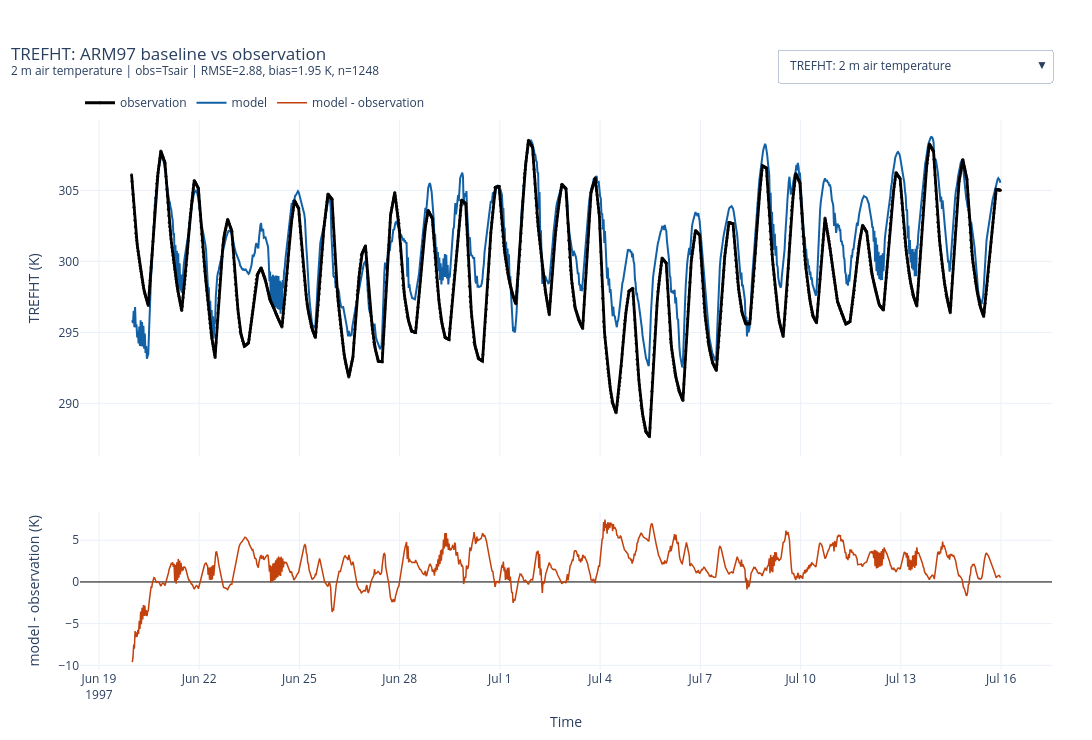

The code cell stored with this chart in its notebook:
### Markdown cell above
## Interactive Surface Comparison

Use the dropdown to switch variables. The top panel overlays model and observation; the bottom panel shows `model - observation` on the model time axis.

### Code cell
def title_for(name, d):
    s = d["stats"]
    return (
        f"{name}: ARM97 baseline vs observation"
        f"<br><sup>{d['spec'].description} | obs={d['spec'].obs} | "
        f"RMSE={s['rmse']:.3g}, bias={s['bias']:.3g} {d['spec'].units}, n={s['n']}</sup>"
    )

names = list(DATA)
fig = make_subplots(
    rows=2,
    cols=1,
    shared_xaxes=True,
    vertical_spacing=0.10,
    row_heights=[0.68, 0.32],
)

buttons = []
TRACES_PER_VARIABLE = 3
for i, name in enumerate(names):
    d = DATA[name]
    visible = i == 0
    fig.add_trace(
        go.Scatter(
            x=d["model_dates"],
            y=d["model_values"],
            mode="lines",
            name="model",
            legendrank=2,
            line=dict(color="#1261A6", width=2.0),
            visible=visible,
            hovertemplate="%{x}<br>model=%{y:.4g}<extra></extra>",
        ),
        row=1,
        col=1,
    )
    fig.add_trace(
        go.Scatter(
            x=d["obs_dates"],
            y=d["obs_native"],
            mode="lines+markers",
            name="observation",
            legendrank=1,
            line=dict(color="black", width=2.8),
            marker=dict(color="black", size=3, opacity=0.85),
            visible=visible,
            hovertemplate="%{x}<br>obs=%{y:.4g}<extra></extra>",
        ),
        row=1,
        col=1,
    )
    fig.add_trace(
        go.Scatter(
            x=d["model_dates"],
            y=d["diff"],
            mode="lines",
            name="model - observation",
            legendrank=3,
            line=dict(color="#C2410C", width=1.5),
            visible=visible,
            hovertemplate="%{x}<br>model - obs=%{y:.4g}<extra></extra>",
        ),
        row=2,
        col=1,
    )

    mask = [False] * (len(names) * TRACES_PER_VARIABLE)
    mask[i * TRACES_PER_VARIABLE : i * TRACES_PER_VARIABLE + TRACES_PER_VARIABLE] = [True] * TRACES_PER_VARIABLE
    buttons.append(
        dict(
            label=f"{name}: {d['spec'].description}",
            method="update",
            args=[
                {"visible": mask},
                {
                    "title.text": title_for(name, d),
                    "yaxis.title.text": f"{name} ({d['spec'].units})",
                    "yaxis2.title.text": f"model - observation ({d['spec'].units})",
                },
            ],
        )
    )

first = DATA[names[0]]
fig.update_layout(
    title=dict(text=title_for(names[0], first), x=0.01, xanchor="left"),
    template="plotly_white",
    height=740,
    width=1120,
    hovermode="x unified",
    margin=dict(l=80, r=40, t=120, b=70),
    legend=dict(orientation="h", yanchor="bottom", y=1.005, xanchor="left", x=0),
    updatemenus=[
        dict(type="dropdown", x=1.0, y=1.13, xanchor="right", yanchor="top", buttons=buttons, showactive=True)
    ],
)
fig.update_xaxes(showticklabels=False, row=1, col=1)
fig.update_xaxes(title="Time", row=2, col=1)
fig.update_yaxes(title=f"{names[0]} ({first['spec'].units})", row=1, col=1)
fig.update_yaxes(
    title=f"model - observation ({first['spec'].units})",
    zeroline=True,
    zerolinewidth=1,
    zerolinecolor="black",
    row=2,
    col=1,
)
fig.show()

### Figure 1 — Plotly figure (JSON) as saved in the notebook; plotly's stock layout.template omitted (floating-point values rounded to 4 significant figures; data arrays with more than 128 entries replaced by an {"elided": "..."} marker saying what was removed)
{"data": [{"hovertemplate": "%{x}<br>model=%{y:.4g}<extra></extra>", "legendrank": 2, "line": {"color": "#1261A6", "width": 2}, "mode": "lines", "name": "model", "type": "scatter", "visible": true, "x": {"elided": "1249 str values"}, "xaxis": "x", "y": {"elided": "1249 float values"}, "yaxis": "y"}, {"hovertemplate": "%{x}<br>obs=%{y:.4g}<extra></extra>", "legendrank": 1, "line": {"color": "black", "width": 2.8}, "marker": {"color": "black", "opacity": 0.85, "size": 3}, "mode": "lines+markers", "name": "observation", "type": "scatter", "visible": true, "x": {"elided": "1873 str values"}, "xaxis": "x", "y": {"elided": "1873 float values"}, "yaxis": "y"}, {"hovertemplate": "%{x}<br>model - obs=%{y:.4g}<extra></extra>", "legendrank": 3, "line": {"color": "#C2410C", "width": 1.5}, "mode": "lines", "name": "model - observation", "type": "scatter", "visible": true, "x": {"elided": "1249 str values"}, "xaxis": "x2", "y": {"elided": "1249 float values"}, "yaxis": "y2"}, {"hovertemplate": "%{x}<br>model=%{y:.4g}<extra></extra>", "legendrank": 2, "line": {"color": "#1261A6", "width": 2}, "mode": "lines", "name": "model", "type": "scatter", "visible": false, "x": {"elided": "1249 str values"}, "xaxis": "x", "y": {"elided": "1249 float values"}, "yaxis": "y"}, {"hovertemplate": "%{x}<br>obs=%{y:.4g}<extra></extra>", "legendrank": 1, "line": {"color": "black", "width": 2.8}, "marker": {"color": "black", "opacity": 0.85, "size": 3}, "mode": "lines+markers", "name": "observation", "type": "scatter", "visible": false, "x": {"elided": "1873 str values"}, "xaxis": "x", "y": {"elided": "1873 float values"}, "yaxis": "y"}, {"hovertemplate": "%{x}<br>model - obs=%{y:.4g}<extra></extra>", "legendrank": 3, "line": {"color": "#C2410C", "width": 1.5}, "mode": "lines", "name": "model - observation", "type": "scatter", "visible": false, "x": {"elided": "1249 str values"}, "xaxis": "x2", "y": {"elided": "1249 float values"}, "yaxis": "y2"}, {"hovertemplate": "%{x}<br>model=%{y:.4g}<extra></extra>", "legendrank": 2, "line": {"color": "#1261A6", "width": 2}, "mode": "lines", "name": "model", "type": "scatter", "visible": false, "x": {"elided": "1249 str values"}, "xaxis": "x", "y": {"elided": "1249 float values"}, "yaxis": "y"}, {"hovertemplate": "%{x}<br>obs=%{y:.4g}<extra></extra>", "legendrank": 1, "line": {"color": "black", "width": 2.8}, "marker": {"color": "black", "opacity": 0.85, "size": 3}, "mode": "lines+markers", "name": "observation", "type": "scatter", "visible": false, "x": {"elided": "1873 str values"}, "xaxis": "x", "y": {"elided": "1873 float values"}, "yaxis": "y"}, {"hovertemplate": "%{x}<br>model - obs=%{y:.4g}<extra></extra>", "legendrank": 3, "line": {"color": "#C2410C", "width": 1.5}, "mode": "lines", "name": "model - observation", "type": "scatter", "visible": false, "x": {"elided": "1249 str values"}, "xaxis": "x2", "y": {"elided": "1249 float values"}, "yaxis": "y2"}, {"hovertemplate": "%{x}<br>model=%{y:.4g}<extra></extra>", "legendrank": 2, "line": {"color": "#1261A6", "width": 2}, "mode": "lines", "name": "model", "type": "scatter", "visible": false, "x": {"elided": "1249 str values"}, "xaxis": "x", "y": {"elided": "1249 float values"}, "yaxis": "y"}, {"hovertemplate": "%{x}<br>obs=%{y:.4g}<extra></extra>", "legendrank": 1, "line": {"color": "black", "width": 2.8}, "marker": {"color": "black", "opacity": 0.85, "size": 3}, "mode": "lines+markers", "name": "observation", "type": "scatter", "visible": false, "x": {"elided": "1873 str values"}, "xaxis": "x", "y": {"elided": "1873 float values"}, "yaxis": "y"}, {"hovertemplate": "%{x}<br>model - obs=%{y:.4g}<extra></extra>", "legendrank": 3, "line": {"color": "#C2410C", "width": 1.5}, "mode": "lines", "name": "model - observation", "type": "scatter", "visible": false, "x": {"elided": "1249 str values"}, "xaxis": "x2", "y": {"elided": "1249 float values"}, "yaxis": "y2"}, {"hovertemplate": "%{x}<br>model=%{y:.4g}<extra></extra>", "legendrank": 2, "line": {"color": "#1261A6", "width": 2}, "mode": "lines", "name": "model", "type": "scatter", "visible": false, "x": {"elided": "1249 str values"}, "xaxis": "x", "y": {"elided": "1249 float values"}, "yaxis": "y"}, {"hovertemplate": "%{x}<br>obs=%{y:.4g}<extra></extra>", "legendrank": 1, "line": {"color": "black", "width": 2.8}, "marker": {"color": "black", "opacity": 0.85, "size": 3}, "mode": "lines+markers", "name": "observation", "type": "scatter", "visible": false, "x": {"elided": "1873 str values"}, "xaxis": "x", "y": {"elided": "1873 float values"}, "yaxis": "y"}, {"hovertemplate": "%{x}<br>model - obs=%{y:.4g}<extra></extra>", "legendrank": 3, "line": {"color": "#C2410C", "width": 1.5}, "mode": "lines", "name": "model - observation", "type": "scatter", "visible": false, "x": {"elided": "1249 str values"}, "xaxis": "x2", "y": {"elided": "1249 float values"}, "yaxis": "y2"}, {"hovertemplate": "%{x}<br>model=%{y:.4g}<extra></extra>", "legendrank": 2, "line": {"color": "#1261A6", "width": 2}, "mode": "lines", "name": "model", "type": "scatter", "visible": false, "x": {"elided": "1249 str values"}, "xaxis": "x", "y": {"elided": "1249 float values"}, "yaxis": "y"}, {"hovertemplate": "%{x}<br>obs=%{y:.4g}<extra></extra>", "legendrank": 1, "line": {"color": "black", "width": 2.8}, "marker": {"color": "black", "opacity": 0.85, "size": 3}, "mode": "lines+markers", "name": "observation", "type": "scatter", "visible": false, "x": {"elided": "1873 str values"}, "xaxis": "x", "y": {"elided": "1873 float values"}, "yaxis": "y"}, {"hovertemplate": "%{x}<br>model - obs=%{y:.4g}<extra></extra>", "legendrank": 3, "line": {"color": "#C2410C", "width": 1.5}, "mode": "lines", "name": "model - observation", "type": "scatter", "visible": false, "x": {"elided": "1249 str values"}, "xaxis": "x2", "y": {"elided": "1249 float values"}, "yaxis": "y2"}, {"hovertemplate": "%{x}<br>model=%{y:.4g}<extra></extra>", "legendrank": 2, "line": {"color": "#1261A6", "width": 2}, "mode": "lines", "name": "model", "type": "scatter", "visible": false, "x": {"elided": "1249 str values"}, "xaxis": "x", "y": {"elided": "1249 float values"}, "yaxis": "y"}, {"hovertemplate": "%{x}<br>obs=%{y:.4g}<extra></extra>", "legendrank": 1, "line": {"color": "black", "width": 2.8}, "marker": {"color": "black", "opacity": 0.85, "size": 3}, "mode": "lines+markers", "name": "observation", "type": "scatter", "visible": false, "x": {"elided": "1873 str values"}, "xaxis": "x", "y": {"elided": "1873 float values"}, "yaxis": "y"}, {"hovertemplate": "%{x}<br>model - obs=%{y:.4g}<extra></extra>", "legendrank": 3, "line": {"color": "#C2410C", "width": 1.5}, "mode": "lines", "name": "model - observation", "type": "scatter", "visible": false, "x": {"elided": "1249 str values"}, "xaxis": "x2", "y": {"elided": "1249 float values"}, "yaxis": "y2"}, {"hovertemplate": "%{x}<br>model=%{y:.4g}<extra></extra>", "legendrank": 2, "line": {"color": "#1261A6", "width": 2}, "mode": "lines", "name": "model", "type": "scatter", "visible": false, "x": {"elided": "1249 str values"}, "xaxis": "x", "y": {"elided": "1249 float values"}, "yaxis": "y"}, {"hovertemplate": "%{x}<br>obs=%{y:.4g}<extra></extra>", "legendrank": 1, "line": {"color": "black", "width": 2.8}, "marker": {"color": "black", "opacity": 0.85, "size": 3}, "mode": "lines+markers", "name": "observation", "type": "scatter", "visible": false, "x": {"elided": "1873 str values"}, "xaxis": "x", "y": {"elided": "1873 float values"}, "yaxis": "y"}, {"hovertemplate": "%{x}<br>model - obs=%{y:.4g}<extra></extra>", "legendrank": 3, "line": {"color": "#C2410C", "width": 1.5}, "mode": "lines", "name": "model - observation", "type": "scatter", "visible": false, "x": {"elided": "1249 str values"}, "xaxis": "x2", "y": {"elided": "1249 float values"}, "yaxis": "y2"}, {"hovertemplate": "%{x}<br>model=%{y:.4g}<extra></extra>", "legendrank": 2, "line": {"color": "#1261A6", "width": 2}, "mode": "lines", "name": "model", "type": "scatter", "visible": false, "x": {"elided": "1249 str values"}, "xaxis": "x", "y": {"elided": "1249 float values"}, "yaxis": "y"}, {"hovertemplate": "%{x}<br>obs=%{y:.4g}<extra></extra>", "legendrank": 1, "line": {"color": "black", "width": 2.8}, "marker": {"color": "black", "opacity": 0.85, "size": 3}, "mode": "lines+markers", "name": "observation", "type": "scatter", "visible": false, "x": {"elided": "1873 str values"}, "xaxis": "x", "y": {"elided": "1873 float values"}, "yaxis": "y"}, {"hovertemplate": "%{x}<br>model - obs=%{y:.4g}<extra></extra>", "legendrank": 3, "line": {"color": "#C2410C", "width": 1.5}, "mode": "lines", "name": "model - observation", "type": "scatter", "visible": false, "x": {"elided": "1249 str values"}, "xaxis": "x2", "y": {"elided": "1249 float values"}, "yaxis": "y2"}, {"hovertemplate": "%{x}<br>model=%{y:.4g}<extra></extra>", "legendrank": 2, "line": {"color": "#1261A6", "width": 2}, "mode": "lines", "name": "model", "type": "scatter", "visible": false, "x": {"elided": "1249 str values"}, "xaxis": "x", "y": {"elided": "1249 float values"}, "yaxis": "y"}, {"hovertemplate": "%{x}<br>obs=%{y:.4g}<extra></extra>", "legendrank": 1, "line": {"color": "black", "width": 2.8}, "marker": {"color": "black", "opacity": 0.85, "size": 3}, "mode": "lines+markers", "name": "observation", "type": "scatter", "visible": false, "x": {"elided": "1873 str values"}, "xaxis": "x", "y": {"elided": "1873 float values"}, "yaxis": "y"}, {"hovertemplate": "%{x}<br>model - obs=%{y:.4g}<extra></extra>", "legendrank": 3, "line": {"color": "#C2410C", "width": 1.5}, "mode": "lines", "name": "model - observation", "type": "scatter", "visible": false, "x": {"elided": "1249 str values"}, "xaxis": "x2", "y": {"elided": "1249 float values"}, "yaxis": "y2"}, {"hovertemplate": "%{x}<br>model=%{y:.4g}<extra></extra>", "legendrank": 2, "line": {"color": "#1261A6", "width": 2}, "mode": "lines", "name": "model", "type": "scatter", "visible": false, "x": {"elided": "1249 str values"}, "xaxis": "x", "y": {"elided": "1249 float values"}, "yaxis": "y"}, {"hovertemplate": "%{x}<br>obs=%{y:.4g}<extra></extra>", "legendrank": 1, "line": {"color": "black", "width": 2.8}, "marker": {"color": "black", "opacity": 0.85, "size": 3}, "mode": "lines+markers", "name": "observation", "type": "scatter", "visible": false, "x": {"elided": "1873 str values"}, "xaxis": "x", "y": {"elided": "1873 float values"}, "yaxis": "y"}, {"hovertemplate": "%{x}<br>model - obs=%{y:.4g}<extra></extra>", "legendrank": 3, "line": {"color": "#C2410C", "width": 1.5}, "mode": "lines", "name": "model - observation", "type": "scatter", "visible": false, "x": {"elided": "1249 str values"}, "xaxis": "x2", "y": {"elided": "1249 float values"}, "yaxis": "y2"}, {"hovertemplate": "%{x}<br>model=%{y:.4g}<extra></extra>", "legendrank": 2, "line": {"color": "#1261A6", "width": 2}, "mode": "lines", "name": "model", "type": "scatter", "visible": false, "x": {"elided": "1249 str values"}, "xaxis": "x", "y": {"elided": "1249 float values"}, "yaxis": "y"}, {"hovertemplate": "%{x}<br>obs=%{y:.4g}<extra></extra>", "legendrank": 1, "line": {"color": "black", "width": 2.8}, "marker": {"color": "black", "opacity": 0.85, "size": 3}, "mode": "lines+markers", "name": "observation", "type": "scatter", "visible": false, "x": {"elided": "1873 str values"}, "xaxis": "x", "y": {"elided": "1873 float values"}, "yaxis": "y"}, {"hovertemplate": "%{x}<br>model - obs=%{y:.4g}<extra></extra>", "legendrank": 3, "line": {"color": "#C2410C", "width": 1.5}, "mode": "lines", "name": "model - observation", "type": "scatter", "visible": false, "x": {"elided": "1249 str values"}, "xaxis": "x2", "y": {"elided": "1249 float values"}, "yaxis": "y2"}, {"hovertemplate": "%{x}<br>model=%{y:.4g}<extra></extra>", "legendrank": 2, "line": {"color": "#1261A6", "width": 2}, "mode": "lines", "name": "model", "type": "scatter", "visible": false, "x": {"elided": "1249 str values"}, "xaxis": "x", "y": {"elided": "1249 float values"}, "yaxis": "y"}, {"hovertemplate": "%{x}<br>obs=%{y:.4g}<extra></extra>", "legendrank": 1, "line": {"color": "black", "width": 2.8}, "marker": {"color": "black", "opacity": 0.85, "size": 3}, "mode": "lines+markers", "name": "observation", "type": "scatter", "visible": false, "x": {"elided": "1873 str values"}, "xaxis": "x", "y": {"elided": "1873 float values"}, "yaxis": "y"}, {"hovertemplate": "%{x}<br>model - obs=%{y:.4g}<extra></extra>", "legendrank": 3, "line": {"color": "#C2410C", "width": 1.5}, "mode": "lines", "name": "model - observation", "type": "scatter", "visible": false, "x": {"elided": "1249 str values"}, "xaxis": "x2", "y": {"elided": "1249 float values"}, "yaxis": "y2"}, {"hovertemplate": "%{x}<br>model=%{y:.4g}<extra></extra>", "legendrank": 2, "line": {"color": "#1261A6", "width": 2}, "mode": "lines", "name": "model", "type": "scatter", "visible": false, "x": {"elided": "1249 str values"}, "xaxis": "x", "y": {"elided": "1249 float values"}, "yaxis": "y"}, {"hovertemplate": "%{x}<br>obs=%{y:.4g}<extra></extra>", "legendrank": 1, "line": {"color": "black", "width": 2.8}, "marker": {"color": "black", "opacity": 0.85, "size": 3}, "mode": "lines+markers", "name": "observation", "type": "scatter", "visible": false, "x": {"elided": "1873 str values"}, "xaxis": "x", "y": {"elided": "1873 float values"}, "yaxis": "y"}, {"hovertemplate": "%{x}<br>model - obs=%{y:.4g}<extra></extra>", "legendrank": 3, "line": {"color": "#C2410C", "width": 1.5}, "mode": "lines", "name": "model - observation", "type": "scatter", "visible": false, "x": {"elided": "1249 str values"}, "xaxis": "x2", "y": {"elided": "1249 float values"}, "yaxis": "y2"}, {"hovertemplate": "%{x}<br>model=%{y:.4g}<extra></extra>", "legendrank": 2, "line": {"color": "#1261A6", "width": 2}, "mode": "lines", "name": "model", "type": "scatter", "visible": false, "x": {"elided": "1249 str values"}, "xaxis": "x", "y": {"elided": "1249 float values"}, "yaxis": "y"}, {"hovertemplate": "%{x}<br>obs=%{y:.4g}<extra></extra>", "legendrank": 1, "line": {"color": "black", "width": 2.8}, "marker": {"color": "black", "opacity": 0.85, "size": 3}, "mode": "lines+markers", "name": "observation", "type": "scatter", "visible": false, "x": {"elided": "1873 str values"}, "xaxis": "x", "y": {"elided": "1873 float values"}, "yaxis": "y"}, {"hovertemplate": "%{x}<br>model - obs=%{y:.4g}<extra></extra>", "legendrank": 3, "line": {"color": "#C2410C", "width": 1.5}, "mode": "lines", "name": "model - observation", "type": "scatter", "visible": false, "x": {"elided": "1249 str values"}, "xaxis": "x2", "y": {"elided": "1249 float values"}, "yaxis": "y2"}, {"hovertemplate": "%{x}<br>model=%{y:.4g}<extra></extra>", "legendrank": 2, "line": {"color": "#1261A6", "width": 2}, "mode": "lines", "name": "model", "type": "scatter", "visible": false, "x": {"elided": "1249 str values"}, "xaxis": "x", "y": {"elided": "1249 float values"}, "yaxis": "y"}, {"hovertemplate": "%{x}<br>obs=%{y:.4g}<extra></extra>", "legendrank": 1, "line": {"color": "black", "width": 2.8}, "marker": {"color": "black", "opacity": 0.85, "size": 3}, "mode": "lines+markers", "name": "observation", "type": "scatter", "visible": false, "x": {"elided": "1873 str values"}, "xaxis": "x", "y": {"elided": "1873 float values"}, "yaxis": "y"}, {"hovertemplate": "%{x}<br>model - obs=%{y:.4g}<extra></extra>", "legendrank": 3, "line": {"color": "#C2410C", "width": 1.5}, "mode": "lines", "name": "model - observation", "type": "scatter", "visible": false, "x": {"elided": "1249 str values"}, "xaxis": "x2", "y": {"elided": "1249 float values"}, "yaxis": "y2"}, {"hovertemplate": "%{x}<br>model=%{y:.4g}<extra></extra>", "legendrank": 2, "line": {"color": "#1261A6", "width": 2}, "mode": "lines", "name": "model", "type": "scatter", "visible": false, "x": {"elided": "1249 str values"}, "xaxis": "x", "y": {"elided": "1249 float values"}, "yaxis": "y"}, {"hovertemplate": "%{x}<br>obs=%{y:.4g}<extra></extra>", "legendrank": 1, "line": {"color": "black", "width": 2.8}, "marker": {"color": "black", "opacity": 0.85, "size": 3}, "mode": "lines+markers", "name": "observation", "type": "scatter", "visible": false, "x": {"elided": "1873 str values"}, "xaxis": "x", "y": {"elided": "1873 float values"}, "yaxis": "y"}, {"hovertemplate": "%{x}<br>model - obs=%{y:.4g}<extra></extra>", "legendrank": 3, "line": {"color": "#C2410C", "width": 1.5}, "mode": "lines", "name": "model - observation", "type": "scatter", "visible": false, "x": {"elided": "1249 str values"}, "xaxis": "x2", "y": {"elided": "1249 float values"}, "yaxis": "y2"}], "layout": {"height": 740, "hovermode": "x unified", "legend": {"orientation": "h", "x": 0, "xanchor": "left", "y": 1.005, "yanchor": "bottom"}, "margin": {"b": 70, "l": 80, "r": 40, "t": 120}, "title": {"text": "TREFHT: ARM97 baseline vs observation<br><sup>2 m air temperature | obs=Tsair | RMSE=2.88, bias=1.95 K, n=1248</sup>", "x": 0.01, "xanchor": "left"}, "updatemenus": [{"buttons": [{"args": [{"visible": [true, true, true, false, false, false, false, false, false, false, false, false, false, false, false, false, false, false, false, false, false, false, false, false, false, false, false, false, false, false, false, false, false, false, false, false, false, false, false, false, false, false, false, false, false, false, false, false, false, false, false]}, {"title.text": "TREFHT: ARM97 baseline vs observation<br><sup>2 m air temperature | obs=Tsair | RMSE=2.88, bias=1.95 K, n=1248</sup>", "yaxis.title.text": "TREFHT (K)", "yaxis2.title.text": "model - observation (K)"}], "label": "TREFHT: 2 m air temperature", "method": "update"}, {"args": [{"visible": [false, false, false, true, true, true, false, false, false, false, false, false, false, false, false, false, false, false, false, false, false, false, false, false, false, false, false, false, false, false, false, false, false, false, false, false, false, false, false, false, false, false, false, false, false, false, false, false, false, false, false]}, {"title.text": "TS: ARM97 baseline vs observation<br><sup>surface/ground temperature | obs=Tg | RMSE=0.0744, bias=-0.000678 K, n=1248</sup>", "yaxis.title.text": "TS (K)", "yaxis2.title.text": "model - observation (K)"}], "label": "TS: surface/ground temperature", "method": "update"}, {"args": [{"visible": [false, false, false, false, false, false, true, true, true, false, false, false, false, false, false, false, false, false, false, false, false, false, false, false, false, false, false, false, false, false, false, false, false, false, false, false, false, false, false, false, false, false, false, false, false, false, false, false, false, false, false]}, {"title.text": "TMQ: ARM97 baseline vs observation<br><sup>precipitable water | obs=prew | RMSE=8.88, bias=6.95 kg/m2, n=1248</sup>", "yaxis.title.text": "TMQ (kg/m2)", "yaxis2.title.text": "model - observation (kg/m2)"}], "label": "TMQ: precipitable water", "method": "update"}, {"args": [{"visible": [false, false, false, false, false, false, false, false, false, true, true, true, false, false, false, false, false, false, false, false, false, false, false, false, false, false, false, false, false, false, false, false, false, false, false, false, false, false, false, false, false, false, false, false, false, false, false, false, false, false, false]}, {"title.text": "CLDTOT: ARM97 baseline vs observation<br><sup>total cloud fraction | obs=totcld | RMSE=0.59, bias=0.483 1, n=1248</sup>", "yaxis.title.text": "CLDTOT (1)", "yaxis2.title.text": "model - observation (1)"}], "label": "CLDTOT: total cloud fraction", "method": "update"}, {"args": [{"visible": [false, false, false, false, false, false, false, false, false, false, false, false, true, true, true, false, false, false, false, false, false, false, false, false, false, false, false, false, false, false, false, false, false, false, false, false, false, false, false, false, false, false, false, false, false, false, false, false, false, false, false]}, {"title.text": "CLDLOW: ARM97 baseline vs observation<br><sup>low cloud fraction | obs=lowcld | RMSE=0.324, bias=0.103 1, n=1248</sup>", "yaxis.title.text": "CLDLOW (1)", "yaxis2.title.text": "model - observation (1)"}], "label": "CLDLOW: low cloud fraction", "method": "update"}, {"args": [{"visible": [false, false, false, false, false, false, false, false, false, false, false, false, false, false, false, true, true, true, false, false, false, false, false, false, false, false, false, false, false, false, false, false, false, false, false, false, false, false, false, false, false, false, false, false, false, false, false, false, false, false, false]}, {"title.text": "CLDMED: ARM97 baseline vs observation<br><sup>mid-level cloud fraction | obs=midcld | RMSE=0.532, bias=0.357 1, n=1248</sup>", "yaxis.title.text": "CLDMED (1)", "yaxis2.title.text": "model - observation (1)"}], "label": "CLDMED: mid-level cloud fraction", "method": "update"}, {"args": [{"visible": [false, false, false, false, false, false, false, false, false, false, false, false, false, false, false, false, false, false, true, true, true, false, false, false, false, false, false, false, false, false, false, false, false, false, false, false, false, false, false, false, false, false, false, false, false, false, false, false, false, false, false]}, {"title.text": "CLDHGH: ARM97 baseline vs observation<br><sup>high cloud fraction | obs=hghcld | RMSE=0.72, bias=0.642 1, n=1248</sup>", "yaxis.title.text": "CLDHGH (1)", "yaxis2.title.text": "model - observation (1)"}], "label": "CLDHGH: high cloud fraction", "method": "update"}, {"args": [{"visible": [false, false, false, false, false, false, false, false, false, false, false, false, false, false, false, false, false, false, false, false, false, true, true, true, false, false, false, false, false, false, false, false, false, false, false, false, false, false, false, false, false, false, false, false, false, false, false, false, false, false, false]}, {"title.text": "PS: ARM97 baseline vs observation<br><sup>surface pressure | obs=Ps | RMSE=21.9, bias=-0.913 Pa, n=1248</sup>", "yaxis.title.text": "PS (Pa)", "yaxis2.title.text": "model - observation (Pa)"}], "label": "PS: surface pressure", "method": "update"}, {"args": [{"visible": [false, false, false, false, false, false, false, false, false, false, false, false, false, false, false, false, false, false, false, false, false, false, false, false, true, true, true, false, false, false, false, false, false, false, false, false, false, false, false, false, false, false, false, false, false, false, false, false, false, false, false]}, {"title.text": "LHFLX: ARM97 baseline vs observation<br><sup>latent heat flux | obs=lhflx | RMSE=6.57, bias=-0.0314 W/m2, n=1248</sup>", "yaxis.title.text": "LHFLX (W/m2)", "yaxis2.title.text": "model - observation (W/m2)"}], "label": "LHFLX: latent heat flux", "method": "update"}, {"args": [{"visible": [false, false, false, false, false, false, false, false, false, false, false, false, false, false, false, false, false, false, false, false, false, false, false, false, false, false, false, true, true, true, false, false, false, false, false, false, false, false, false, false, false, false, false, false, false, false, false, false, false, false, false]}, {"title.text": "SHFLX: ARM97 baseline vs observation<br><sup>sensible heat flux | obs=shflx | RMSE=3.26, bias=-0.0135 W/m2, n=1248</sup>", "yaxis.title.text": "SHFLX (W/m2)", "yaxis2.title.text": "model - observation (W/m2)"}], "label": "SHFLX: sensible heat flux", "method": "update"}, {"args": [{"visible": [false, false, false, false, false, false, false, false, false, false, false, false, false, false, false, false, false, false, false, false, false, false, false, false, false, false, false, false, false, false, true, true, true, false, false, false, false, false, false, false, false, false, false, false, false, false, false, false, false, false, false]}, {"title.text": "FSNS: ARM97 baseline vs observation<br><sup>surface net shortwave flux | obs=srfswdn-srfswup | RMSE=107, bias=-27.5 W/m2, n=1248</sup>", "yaxis.title.text": "FSNS (W/m2)", "yaxis2.title.text": "model - observation (W/m2)"}], "label": "FSNS: surface net shortwave flux", "method": "update"}, {"args": [{"visible": [false, false, false, false, false, false, false, false, false, false, false, false, false, false, false, false, false, false, false, false, false, false, false, false, false, false, false, false, false, false, false, false, false, true, true, true, false, false, false, false, false, false, false, false, false, false, false, false, false, false, false]}, {"title.text": "FLNS: ARM97 baseline vs observation<br><sup>surface net longwave flux | obs=srflwup-srflwdn | RMSE=37.6, bias=-29.5 W/m2, n=1248</sup>", "yaxis.title.text": "FLNS (W/m2)", "yaxis2.title.text": "model - observation (W/m2)"}], "label": "FLNS: surface net longwave flux", "method": "update"}, {"args": [{"visible": [false, false, false, false, false, false, false, false, false, false, false, false, false, false, false, false, false, false, false, false, false, false, false, false, false, false, false, false, false, false, false, false, false, false, false, false, true, true, true, false, false, false, false, false, false, false, false, false, false, false, false]}, {"title.text": "FSDS: ARM97 baseline vs observation<br><sup>surface downwelling shortwave flux | obs=srfswdn | RMSE=130, bias=-49.9 W/m2, n=1248</sup>", "yaxis.title.text": "FSDS (W/m2)", "yaxis2.title.text": "model - observation (W/m2)"}], "label": "FSDS: surface downwelling shortwave flux", "method": "update"}, {"args": [{"visible": [false, false, false, false, false, false, false, false, false, false, false, false, false, false, false, false, false, false, false, false, false, false, false, false, false, false, false, false, false, false, false, false, false, false, false, false, false, false, false, true, true, true, false, false, false, false, false, false, false, false, false]}, {"title.text": "FLDS: ARM97 baseline vs observation<br><sup>surface downwelling longwave flux | obs=srflwdn | RMSE=31.6, bias=26 W/m2, n=1248</sup>", "yaxis.title.text": "FLDS (W/m2)", "yaxis2.title.text": "model - observation (W/m2)"}], "label": "FLDS: surface downwelling longwave flux", "method": "update"}, {"args": [{"visible": [false, false, false, false, false, false, false, false, false, false, false, false, false, false, false, false, false, false, false, false, false, false, false, false, false, false, false, false, false, false, false, false, false, false, false, false, false, false, false, false, false, false, true, true, true, false, false, false, false, false, false]}, {"title.text": "FLUT: ARM97 baseline vs observation<br><sup>TOA upwelling longwave flux | obs=TOA_LWup | RMSE=93.2, bias=-76.5 W/m2, n=1248</sup>", "yaxis.title.text": "FLUT (W/m2)", "yaxis2.title.text": "model - observation (W/m2)"}], "label": "FLUT: TOA upwelling longwave flux", "method": "update"}, {"args": [{"visible": [false, false, false, false, false, false, false, false, false, false, false, false, false, false, false, false, false, false, false, false, false, false, false, false, false, false, false, false, false, false, false, false, false, false, false, false, false, false, false, false, false, false, false, false, false, true, true, true, false, false, false]}, {"title.text": "U10: ARM97 baseline vs observation<br><sup>10 m wind speed | obs=windsrf | RMSE=1.8, bias=-0.99 m/s, n=1248</sup>", "yaxis.title.text": "U10 (m/s)", "yaxis2.title.text": "model - observation (m/s)"}], "label": "U10: 10 m wind speed", "method": "update"}, {"args": [{"visible": [false, false, false, false, false, false, false, false, false, false, false, false, false, false, false, false, false, false, false, false, false, false, false, false, false, false, false, false, false, false, false, false, false, false, false, false, false, false, false, false, false, false, false, false, false, false, false, false, true, true, true]}, {"title.text": "PRECT: ARM97 baseline vs observation<br><sup>total precipitation rate | obs=Prec | RMSE=1.3e-07, bias=-4.86e-09 m/s, n=1248</sup>", "yaxis.title.text": "PRECT (m/s)", "yaxis2.title.text": "model - observation (m/s)"}], "label": "PRECT: total precipitation rate", "method": "update"}], "showactive": true, "type": "dropdown", "x": 1, "xanchor": "right", "y": 1.13, "yanchor": "top"}], "width": 1120, "xaxis": {"anchor": "y", "domain": [0, 1], "matches": "x2", "showticklabels": false}, "xaxis2": {"anchor": "y2", "domain": [0, 1], "title": {"text": "Time"}}, "yaxis": {"anchor": "x", "domain": [0.388, 1], "title": {"text": "TREFHT (K)"}}, "yaxis2": {"anchor": "x2", "domain": [0, 0.288], "title": {"text": "model - observation (K)"}, "zeroline": true, "zerolinecolor": "black", "zerolinewidth": 1}}}
